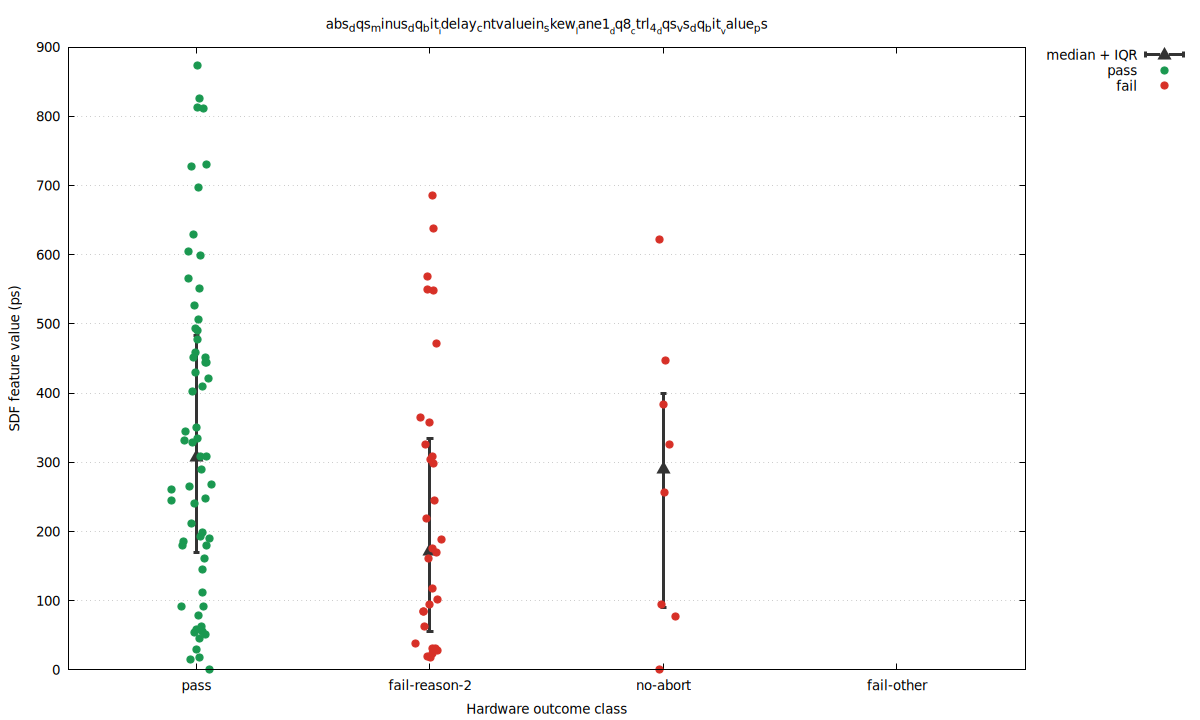

Generate this figure with gnuplot:
set terminal pngcairo size 1200,720 enhanced font 'DejaVu Sans,10'
set output 'cntvaluein3_locked_only_skew_abs_dqs_minus_dq_bit_idelay_cntvaluein_skew_lane1_dq8_ctrl_4_dqs_vs_dq_bit_value_.png'
set datafile separator comma
set key outside right top
set grid ytics
set xrange [0.45:4.55]
set xtics ('pass' 1, 'fail-reason-2' 2, 'no-abort' 3, 'fail-other' 4)
set xlabel 'Hardware outcome class'
set ylabel 'SDF feature value (ps)'
set title 'abs_dqs_minus_dq_bit__idelay_cntvaluein_skew__lane1__dq8__ctrl_4__dqs_vs_dq_bit__value_ps'
plot \
  'cntvaluein3_locked_only_skew_abs_dqs_minus_dq_bit_idelay_cntvaluein_skew_lane1_dq8_ctrl_4_dqs_vs_dq_bit_value_.summary.dat' using 1:4:3:5 with yerrorbars pt 9 ps 1.5 lw 3 lc rgb '#333333' title 'median + IQR', \
  'cntvaluein3_locked_only_skew_abs_dqs_minus_dq_bit_idelay_cntvaluein_skew_lane1_dq8_ctrl_4_dqs_vs_dq_bit_value_.dat' using 1:4 with points pt 7 ps 1.2 lc rgb '#1a9850' title 'pass', \
  'cntvaluein3_locked_only_skew_abs_dqs_minus_dq_bit_idelay_cntvaluein_skew_lane1_dq8_ctrl_4_dqs_vs_dq_bit_value_.dat' using 1:5 with points pt 7 ps 1.2 lc rgb '#d73027' title 'fail'
